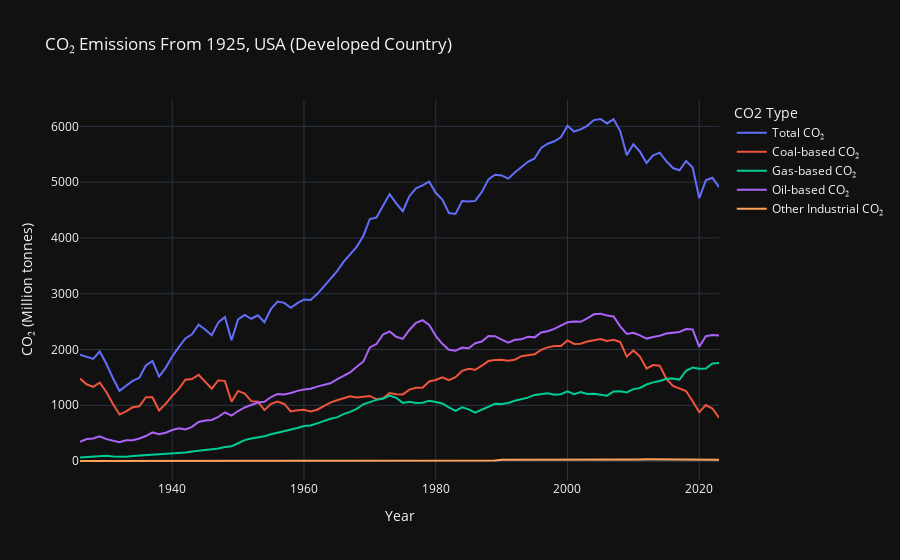

The notebook cell saved with this chart:
### Markdown cell above
## CO₂ Emissions among Developing, Developed and Underdevelop Country

- Hypothesis : We should see a comtinious growth in CO2 emmision over years in devloping countries and in devloped we should see a stable Co2 emmision over years.

### Code cell
us = raw_db[raw_db['country'] == "United States"]
co2_types = ['co2', 'coal_co2', 'gas_co2', 'oil_co2', 'other_industry_co2']
variable_names = ["Total CO₂", "Coal-based CO₂", "Gas-based CO₂", "Oil-based CO₂", "Other Industrial CO₂"]

world__2000 = us[us.year > 1925][["year", "country"] + co2_types]

melted = world__2000.melt(id_vars=["year", "country"], value_vars=co2_types,
                          var_name="CO2 Type", value_name="CO2 (Million tonnes)")

name_map = dict(zip(co2_types, variable_names))
melted["CO2 Type"] = melted["CO2 Type"].map(name_map)

fig = px.line(melted, x="year", y="CO2 (Million tonnes)", color="CO2 Type",
              labels={"year": "Year", "CO2 (Million tonnes)": "CO₂ (Million tonnes)"},
              template="plotly_dark", title="CO₂ Emissions From 1925, USA (Developed Country)")
fig.show()
